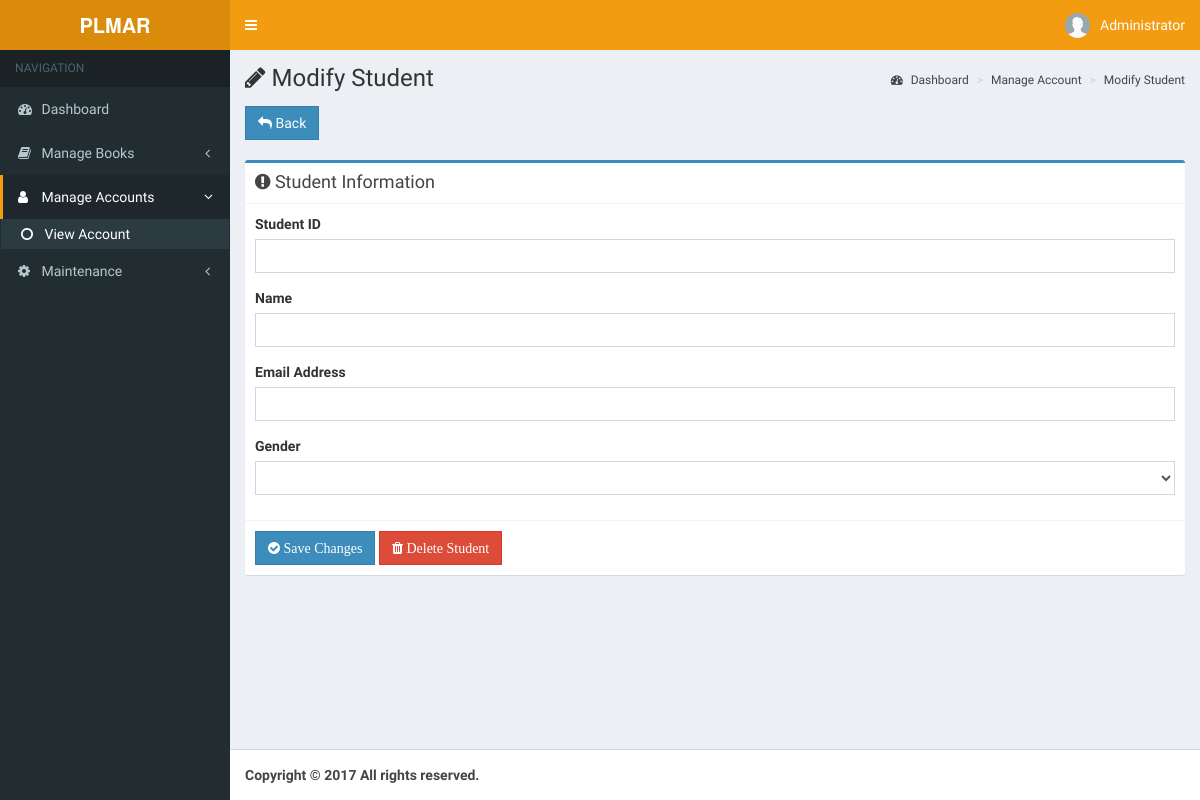
/pages/admin/modify-student.php?student_id=A111G0001 (signed in), run on an earlier commit of the app's database.
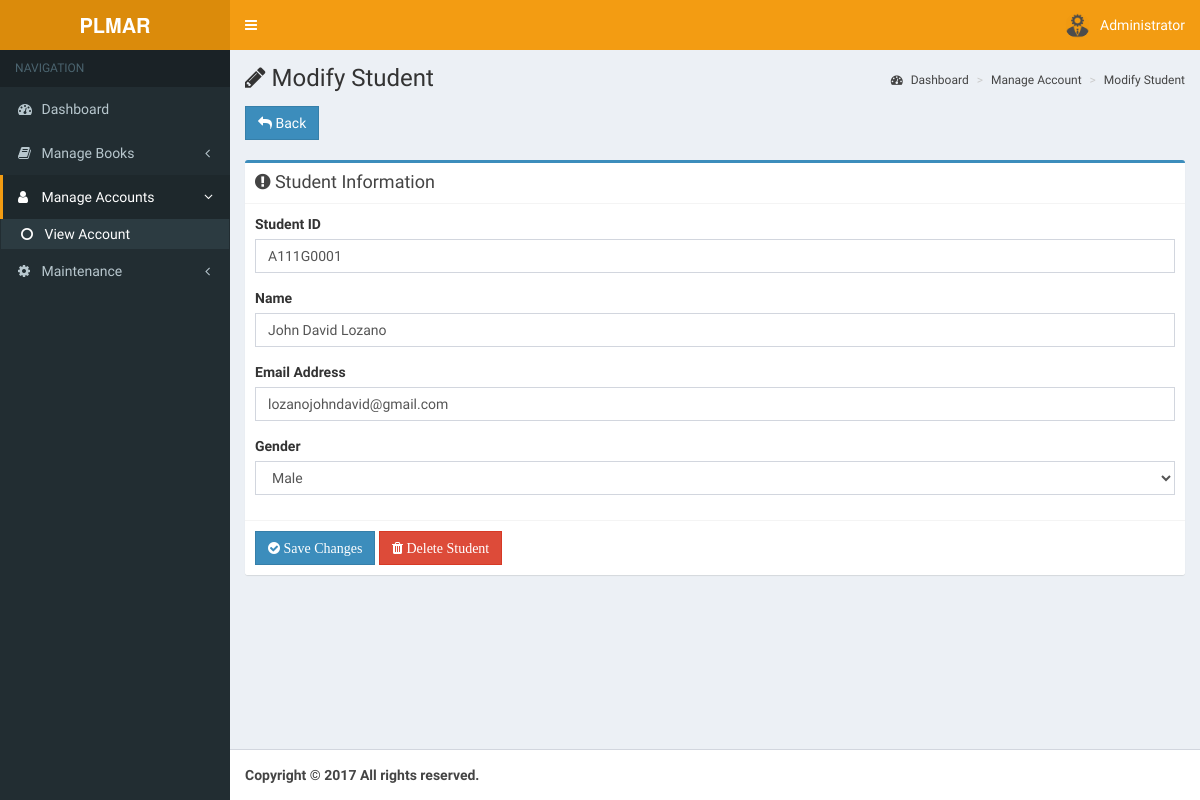
And on a later commit of the database.
### tables this page shows
CREATE TABLE `pl_account_tbl` (
  `id` int(11) NOT NULL,
  `image` varchar(255) NOT NULL,
  `student_id` varchar(255) NOT NULL,
  `name` varchar(255) NOT NULL,
  `email` varchar(255) NOT NULL,
  `gender` varchar(255) NOT NULL,
  `username` varchar(255) NOT NULL,
  `password` varchar(255) NOT NULL,
  `role` varchar(255) NOT NULL,
  `date` timestamp NOT NULL DEFAULT CURRENT_TIMESTAMP ON UPDATE CURRENT_TIMESTAMP
);

### pages/admin/modify-student.php (the view, shortened to what the changed rows need)
<?php
include '../../functions/functions.php';
$query = $db->query("SELECT * FROM pl_account_tbl WHERE id = ".$_SESSION['admin']);
$row = $query->fetch_object();
$name = $row->name;
$image = $row->image;
$query = $db->query("SELECT * FROM pl_account_tbl WHERE student_id = '".$_GET['student_id']."'");
$row = $query->fetch_object();
$student_id = $row->student_id;
$sname = $row->name;
$gender = $row->gender;
$email = $row->email;
?>
<!DOCTYPE html>
<html>
<head>
  <link rel="stylesheet" href="../../bootstrap/css/bootstrap.min.css">
  <link rel="stylesheet" href="https://cdnjs.cloudflare.com/ajax/libs/font-awesome/4.5.0/css/font-awesome.min.css">
  <link rel="stylesheet" href="https://cdnjs.cloudflare.com/ajax/libs/ionicons/2.0.1/css/ionicons.min.css">
  <link rel="stylesheet" href="../../dist/css/AdminLTE.min.css">
  <link rel="stylesheet" href="../../plugins/select2/select2.min.css">
  <link rel="stylesheet" href="../../dist/css/skins/skin-yellow.min.css">
  <link rel="stylesheet" type="text/css" href="../../dist/sweetalert/dist/sweetalert.css">
  <link rel="stylesheet" type="text/css" href="../../dist/sweetalert/themes/twitter/twitter.css">
</head>
<body class="hold-transition skin-yellow sidebar-mini">
<div class="wrapper">
  <header class="main-header">
    <nav class="navbar navbar-static-top" role="navigation">
      <div class="navbar-custom-menu">
        <ul class="nav navbar-nav">
          <li class="dropdown user user-menu">
            <a href="#" class="dropdown-toggle" data-toggle="dropdown">
              <img src="../../<?php echo $image?>" class="user-image" alt="User Image">
              <span class="hidden-xs"><?php echo$name?></span>
            </a>
          </li>
        </ul>
      </div>
    </nav>
  </header>
  <div class="content-wrapper">
    <section class="content-header">
      <h1><i class="fa fa-pencil"></i> Modify Student</h1>
    </section>
    <section class="content">
    <br>
    <div class="row">
        <div class="col-md-12 col-xs-12">
          <div class="box box-primary">
            <form role="form" method="POST" data-parsley-validate>
              <div class="box-body">
                <div class="form-group">
                  <label for="StudentID">Student ID</label>
                  <input type="text" class="form-control"  value="<?php echo $student_id ?>" name="student_id" required>
                </div>
                <div class="form-group">
                  <label for="Name">Name</label>
                  <input type="text" class="form-control"  value="<?php echo$sname?>" name="name" required>
                </div>
                <div class="form-group">
                  <label for="exampleInputEmail1">Email Address</label>
                  <input type="email" class="form-control" value="<?php echo$email?>" name="email" required>
                </div>
                <div class="form-group">
                  <label for="exampleInputEmail1">Gender</label>
                  <select name="gender" class="form-control" style="width: 100%" required>
                  <option value="<?php echo$gender?>" selected="selected"><?php echo$gender?></option>
                  <option value="Male">Male</option>
                  </select>
                </div>
              </div>
            </form>
          </div>
          </div>
    </div>
    </section>
  </div>
</div>
</body>
</html>

What changed in the data, as far as the page shows it:
changed pl_account_tbl "Administrator": image: a different picture
added pl_account_tbl: student_id "A111G0001", name "John David Lozano", email "lozanojohndavid@gmail.com", gender "Male"
